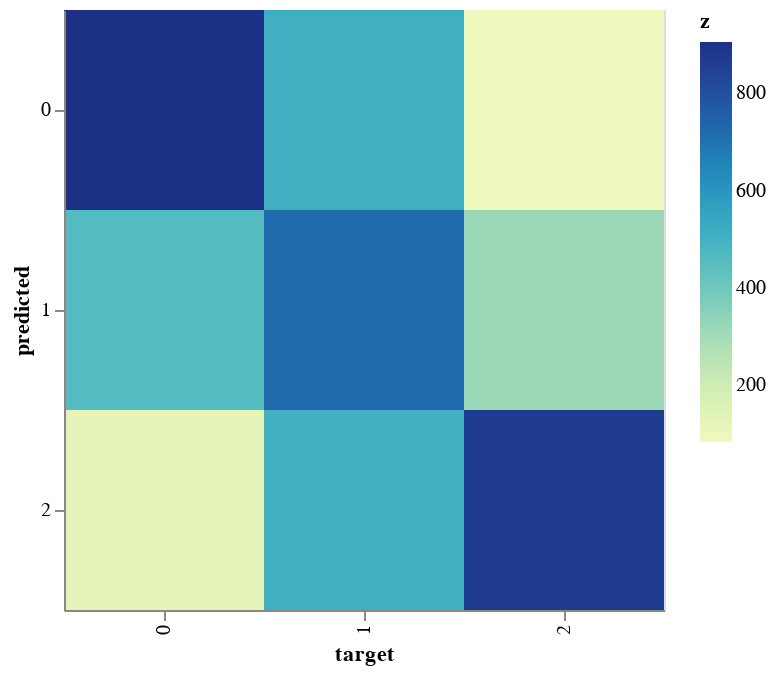

Notebook code for this chart:
### Code cell
#we can use altair heatmap on confusion_mat_dataframe for plotting the confusion matrix 
x, y = np.meshgrid(range(0, 3), range(0, 3))


# Convert this grid to columnar data expected by Altair
source = pd.DataFrame({'target': x.ravel(),
                     'predicted': y.ravel(),
                     # z expect a numpy 1 D array than a data frame
                     'z': confusion_mat_dataframe.to_numpy().ravel()})
#plotting the heatmap
alt.Chart(source).mark_rect().encode(
    x='target:O',
    y='predicted:O',
    color='z:Q'
).properties(width = 300, height = 300)

### Figure 1 — Vega-Lite specification as saved in the notebook (floating-point values rounded to 4 significant figures)
{"config": {"view": {"continuousWidth": 400, "continuousHeight": 300}}, "data": {"name": "data-984489f6d0ac4f41a7c9a043af9c2e88"}, "mark": "rect", "encoding": {"color": {"type": "quantitative", "field": "z"}, "x": {"type": "ordinal", "field": "target"}, "y": {"type": "ordinal", "field": "predicted"}}, "height": 300, "width": 300, "$schema": "https://vega.github.io/schema/vega-lite/v4.8.1.json", "datasets": {"data-984489f6d0ac4f41a7c9a043af9c2e88": [{"target": 0, "predicted": 0, "z": 906}, {"target": 1, "predicted": 0, "z": 512}, {"target": 2, "predicted": 0, "z": 82}, {"target": 0, "predicted": 1, "z": 459}, {"target": 1, "predicted": 1, "z": 725}, {"target": 2, "predicted": 1, "z": 316}, {"target": 0, "predicted": 2, "z": 122}, {"target": 1, "predicted": 2, "z": 508}, {"target": 2, "predicted": 2, "z": 870}]}}
